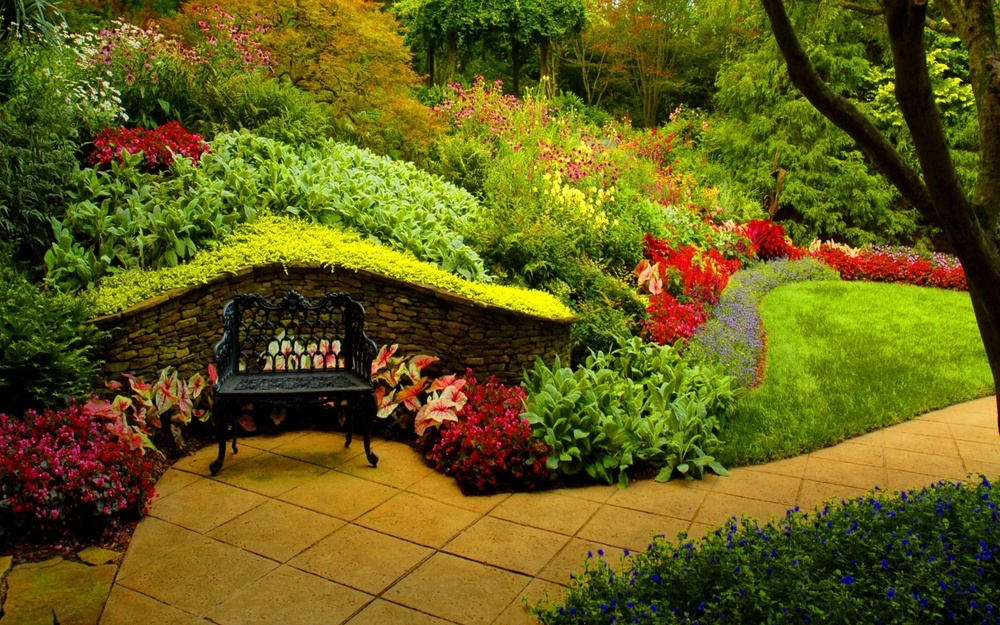
#> input picture image1.jpg, 1000 x 625 px, shrunk from 1920 x 1200 before the run
$ jupyter execute '8. Convolutions, Blurring and Sharpening Images.ipynb'
#> lines starting #> are read from the running program, lines starting #| are printed output that depends on the picture
# **Convolutions, Blurring and Sharpening Images**

1. Convolution Operations
2. Blurring
3. Denoising
4. Sharpening

[cell 1]
# Our Setup, Import Libaries, Create our Imshow Function and Download our Images
import cv2
import numpy as np
from matplotlib import pyplot as plt

# Define our imshow function
def imshow(title = "Image", image = None, size = 10):
    w, h = image.shape[0], image.shape[1]
    aspect_ratio = w/h
    plt.figure(figsize=(size * aspect_ratio,size))
    plt.imshow(cv2.cvtColor(image, cv2.COLOR_BGR2RGB))
    plt.title(title)
    plt.show()

### **Blurring using Convolutions**

[cell 2]
import cv2
import numpy as np

image = cv2.imread('image1.jpg')
#> image is the input picture: shape (625, 1000, 3); mean B, G, R 22.4, 92.4, 98.8
imshow('Original Image', image)

# Creating our 3 x 3 kernel
kernel_3x3 = np.ones((3, 3), np.float32) / 9

# We use the cv2.fitler2D to conovlve the kernal with an image
blurred = cv2.filter2D(image, -1, kernel_3x3)
imshow('3x3 Kernel Blurring', blurred)

# Creating our 7 x 7 kernel
kernel_7x7 = np.ones((7, 7), np.float32) / 49

blurred2 = cv2.filter2D(image, -1, kernel_7x7)
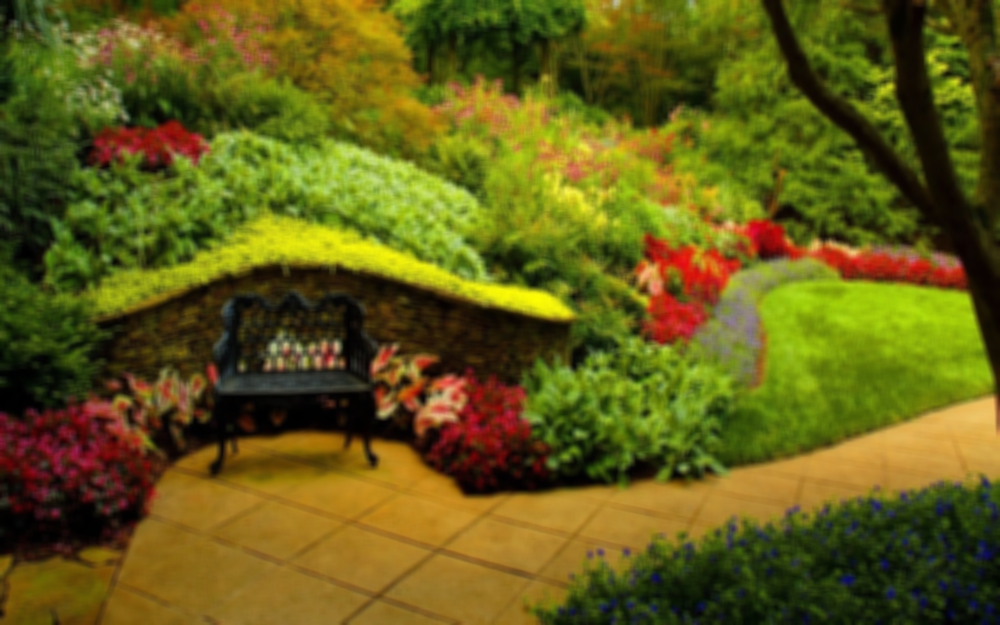
#> blurred2: shape (625, 1000, 3); mean B, G, R 22.4, 92.4, 98.8
imshow('7x7 Kernel Blurring', blurred2)

### **Other commonly used blurring methods in OpenCV**
- Regular Blurring
- Gaussian Blurring
- Median Blurring

[cell 3]
import cv2
import numpy as np

image = cv2.imread('image1.jpg')

# Averaging done by convolving the image with a normalized box filter.
# This takes the pixels under the box and replaces the central element
# Box size needs to odd and positive
blur = cv2.blur(image, (5,5))
imshow('Averaging', blur)

# Instead of box filter, gaussian kernel
Gaussian = cv2.GaussianBlur(image, (25,25), 0)
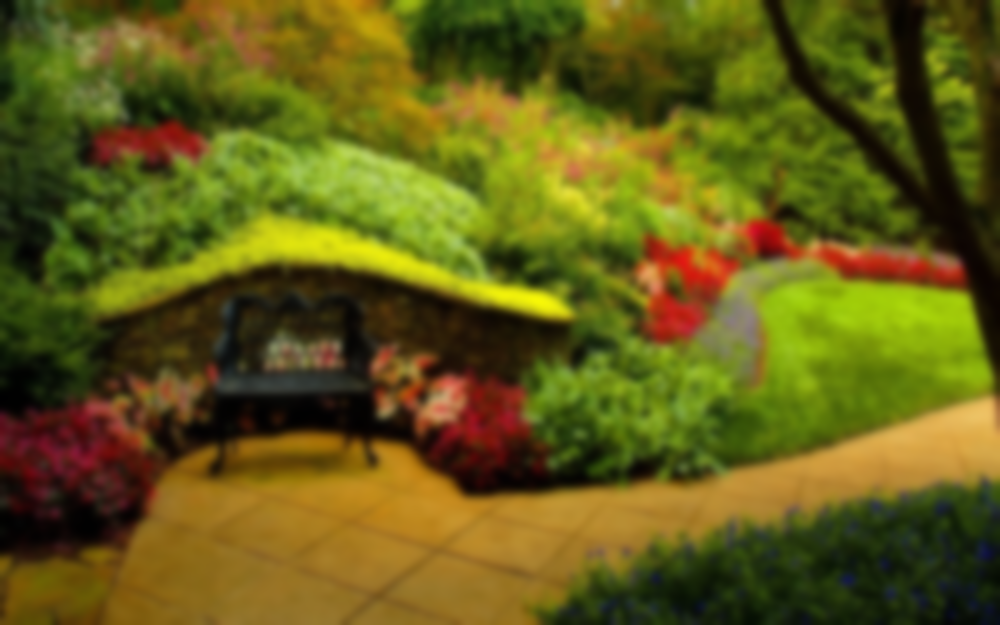
#> Gaussian: shape (625, 1000, 3); mean B, G, R 22.4, 92.4, 98.8
imshow('Gaussian Blurring', Gaussian)

# Takes median of all the pixels under kernel area and central
# element is replaced with this median value
median = cv2.medianBlur(image, 5)
imshow('Median Blurring', median)

### **Bilateral Filter**
#### ```dst = cv.bilateralFilter(src, d, sigmaColor, sigmaSpace[, dst[, borderType]])```
- **src**	Source 8-bit or floating-point, 1-channel or 3-channel image.
- **dst**	Destination image of the same size and type as src .
- **d**	Diameter of each pixel neighborhood that is used during filtering. If it is non-positive, it is computed from sigmaSpace.
- **sigmaColor**	Filter sigma in the color space. A larger value of the parameter means that farther colors within the pixel neighborhood (see sigmaSpace) will be mixed together, resulting in larger areas of semi-equal color.
- **sigmaSpace**	Filter sigma in the coordinate space. A larger value of the parameter means that farther pixels will influence each other as long as their colors are close enough (see sigmaColor ). When d>0, it specifies the neighborhood size regardless of sigmaSpace. Otherwise, d is proportional to sigmaSpace.
- **borderType**	border mode used to extrapolate pixels outside of the image

[cell 4]
# Bilateral is very effective in noise removal while keeping edges sharp
bilateral = cv2.bilateralFilter(image, 9, 75, 75)
imshow('Bilateral Blurring', bilateral)

## **Image De-noising - Non-Local Means Denoising**

**There are 4 variations of Non-Local Means Denoising:**

- cv2.fastNlMeansDenoising() - works with a single grayscale images
- cv2.fastNlMeansDenoisingColored() - works with a color image.
- cv2.fastNlMeansDenoisingMulti() - works with image sequence captured in short period of time (grayscale images)
- cv2.fastNlMeansDenoisingColoredMulti() - same as above, but for color images.

```fastNlMeansDenoisingColored(InputArray src, OutputArray dst, float h=3, float hColor=3, int templateWindowSize=7, int searchWindowSize=21 )¶```

#### Parameters for fastNlMeansDenoisingColored:

- **src** – Input 8-bit 3-channel image.
- **dst** – Output image with the same size and type as src .
templateWindowSize – Size in pixels of the template patch that is used to compute weights. Should be odd. Recommended value 7 pixels
- **searchWindowSize** – Size in pixels of the window that is used to compute weighted average for given pixel. Should be odd. Affect performance linearly: greater searchWindowsSize - greater denoising time. Recommended value 21 pixels
- **h** – Parameter regulating filter strength for luminance component. Bigger h value perfectly removes noise but also removes image details, smaller h value preserves details but also preserves some noise
- **hColor** – The same as h but for color components. For most images value equals 10 will be enought to remove colored noise and do not distort colors

[cell 5]
image = cv2.imread('image1.jpg')
imshow('Original', image)

dst = cv2.fastNlMeansDenoisingColored(image, None, 6, 6, 7, 21)
imshow('fastNlMeansDenoisingColored', dst)

### **Sharpening Images**

[cell 6]
# Loading our image
image = cv2.imread('image1.jpg')
imshow('Original', image)

# Create our shapening kernel, remember it must sum to one
kernel_sharpening = np.array([[-1,-1,-1],
                              [-1, 9,-1],
                              [-1,-1,-1]])

# applying the sharpening kernel to the image
sharpened = cv2.filter2D(image, -1, kernel_sharpening)
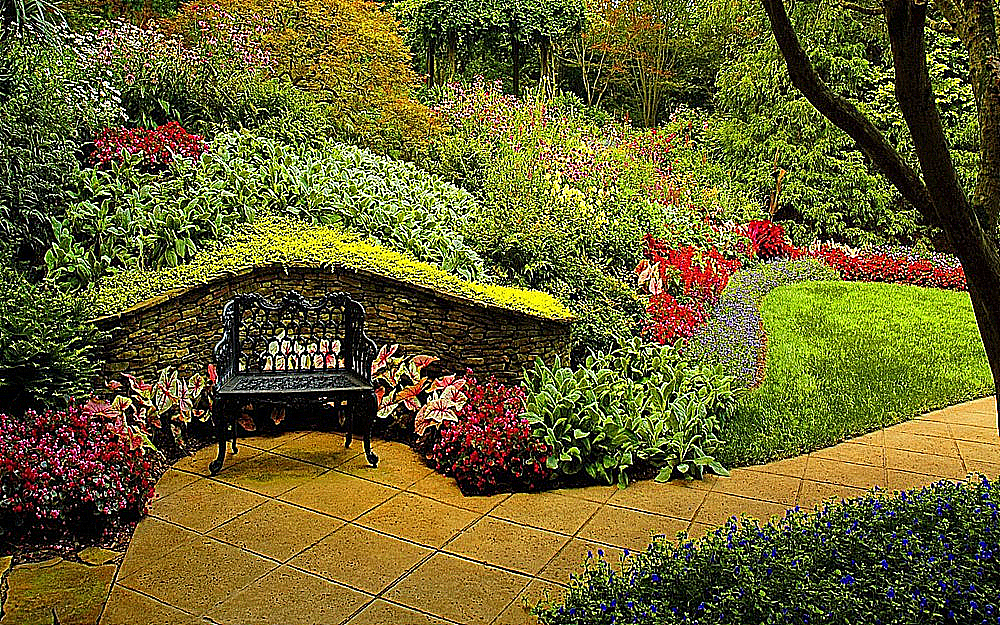
#> sharpened: shape (625, 1000, 3); mean B, G, R 46.7, 97.9, 104.1
imshow('Sharpened Image', sharpened)

$ run again, with image2.jpg copied over image1.jpg
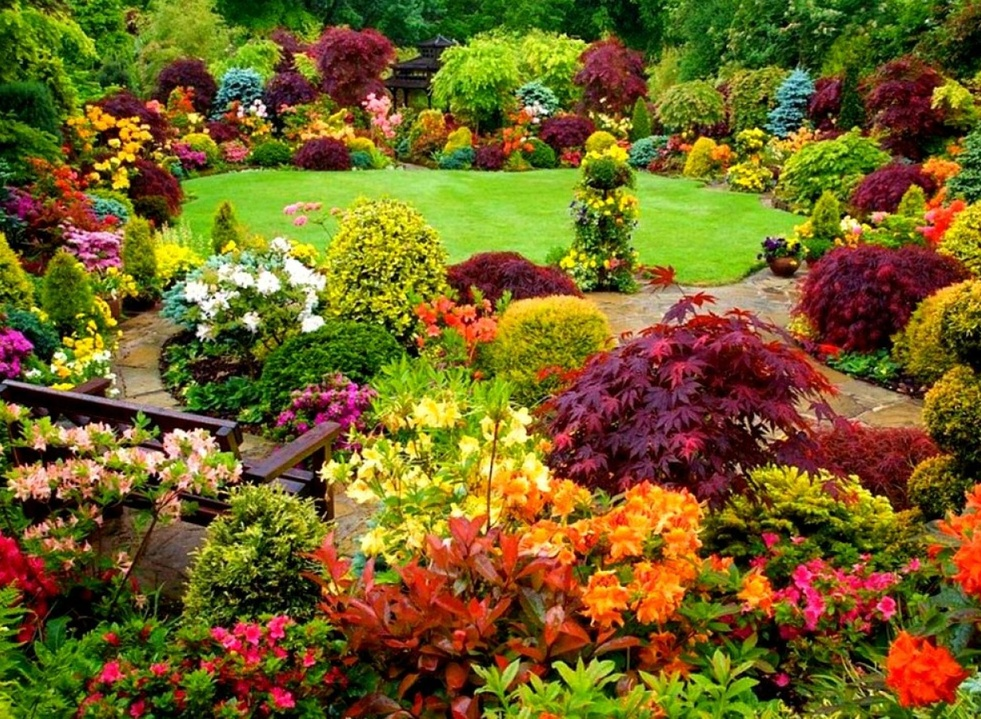
#> input picture image2.jpg, 981 x 719 px, shrunk from 1920 x 1408 before the run
#> image is the input picture: shape (719, 981, 3); mean B, G, R 35.6, 97.7, 114.3
#> `Gaussian = cv2.GaussianBlur(image, (25,25), 0)`:
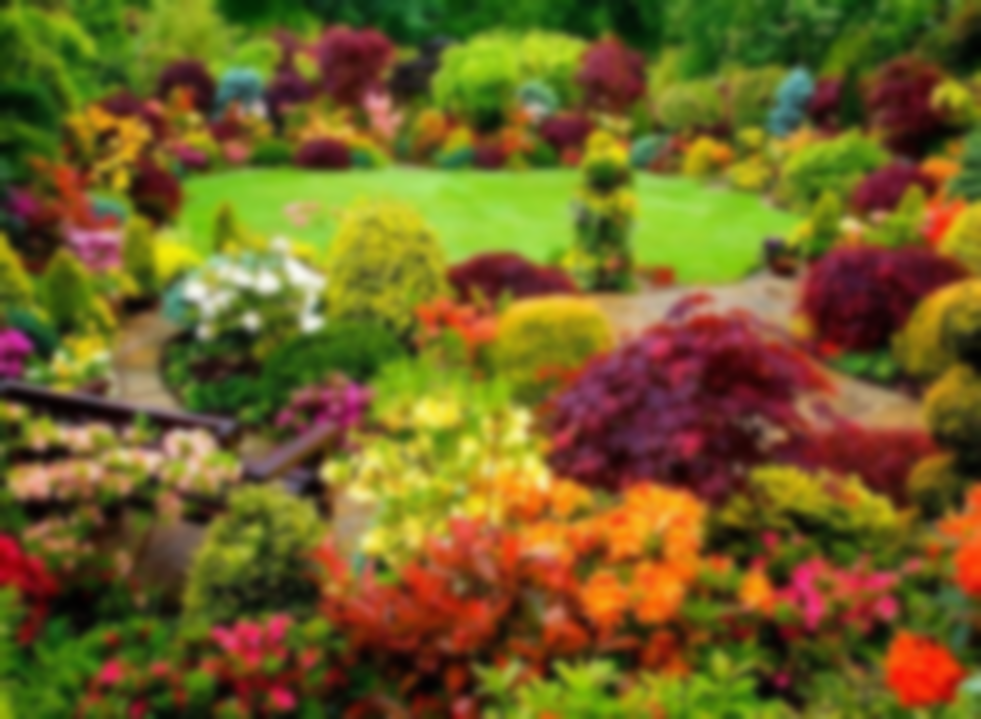
#> Gaussian: shape (719, 981, 3); mean B, G, R 35.6, 97.7, 114.3
#> `median = cv2.medianBlur(image, 5)`:
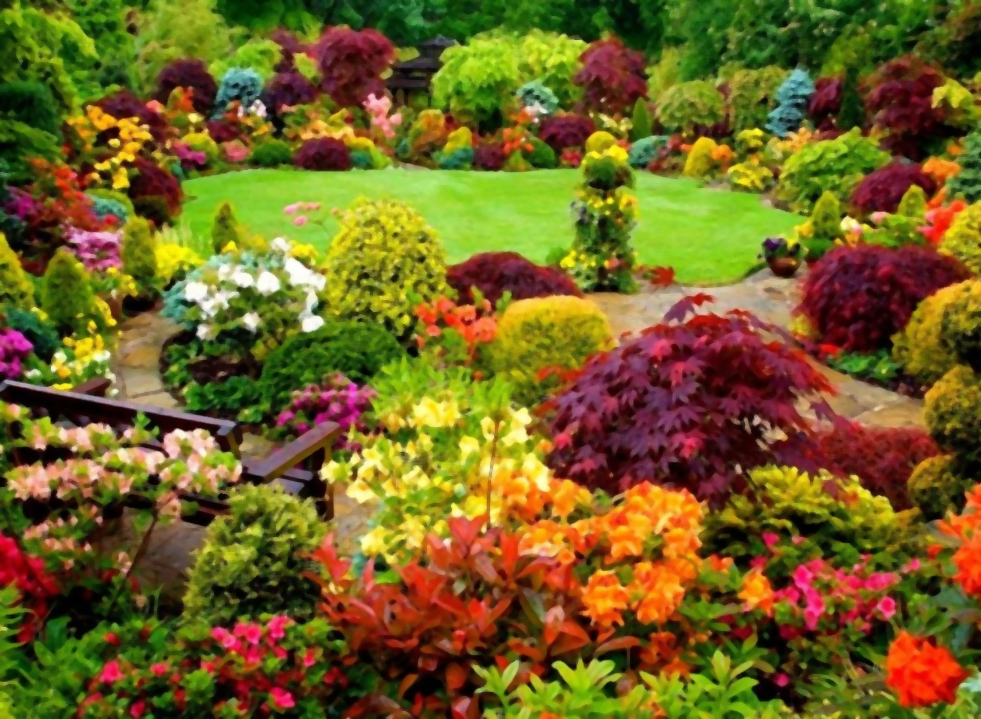
#> median: shape (719, 981, 3); mean B, G, R 33.6, 97, 113.8
